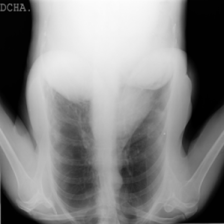
#> input picture 224x224_originaly_rotated/224x224_COVID-257.png, 224 x 224 px; its folder holds only this picture in this run
$ python -i extract_features.py   (imports and definitions only)   (older library calls are emulated)
#> lines starting #> are read from the running program, lines starting #| are printed output that depends on the picture
#> further down, picture is the input picture: shape (224, 224, 3); min 0, max 253, mean 131.9
# -*- coding: utf-8 -*-
import builtins
import os

import cv2
import numpy as np
from scipy.stats import kurtosis, skew
from skimage.feature.texture import graycomatrix, graycoprops


# Function to extract basic statistical features from an image
def extract_features(image) -> np.array:
    """
    extract_features extracts statistical features from a chest X-ray image.

    Input:
    image: np.array: Image as a numpy array

    Output:
    features: np.array: Extracted features
    """

    # Compute descriptive statistics
    mean = np.mean(image)
#> mean = 131.9
    std_dev = np.std(image)
#> std_dev = 78.84
    var = np.var(image)
#> var = 6215.2
    skewness = skew(image.flatten())
#> skewness = -0.341
    kurt = kurtosis(image.flatten())
#> kurt = -1.04

    hist = cv2.calcHist([image], [0], None, [256], [0, 256]).flatten()
#> hist = 256 values, max 4042 at index 1, min 0 at index 254, mean 196
    hist_mean = np.mean(hist)
#> hist_mean = 196
    hist_std = np.std(hist)
#> hist_std = 280.1

    sobelx = cv2.Sobel(image, cv2.CV_64F, 1, 0, ksize=5)
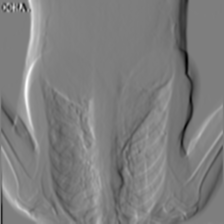
#> sobelx: shape (224, 224, 3) float64; min -4662, max 4727, mean -15.2; drawn with min black and max white
    sobely = cv2.Sobel(image, cv2.CV_64F, 0, 1, ksize=5)
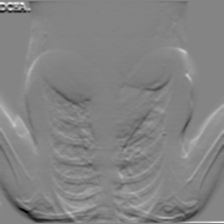
#> sobely: shape (224, 224, 3) float64; min -4053, max 3726, mean -50.2; drawn with min black and max white
    edge_mean = np.mean(sobelx) + np.mean(sobely)
#> edge_mean = -65.48
    edge_var = np.var(sobelx) + np.var(sobely)
#> edge_var = 615151.4

#> (the run stopped early here; a loop or call above may not have finished)

$ run again, on 224x224_originaly_rotated/224x224_COVID-3063.png
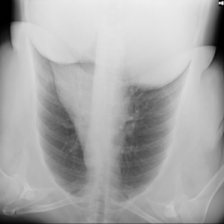
#> input picture 224x224_originaly_rotated/224x224_COVID-3063.png, 224 x 224 px
#> picture is the input picture: shape (224, 224, 3); min 0, max 242, mean 169.7
#> mean = 169.7
#> std_dev = 46.55
#> var = 2167.2
#> skewness = -1.16
#> kurt = 1.53
#> hist = 256 values, max 909 at index 186, min 0 at index 239, mean 196
#> hist_mean = 196
#> hist_std = 200.7
#> in extract_features, `sobelx = cv2.Sobel(image, cv2.CV_64F, 1, 0, ksize=5)`:
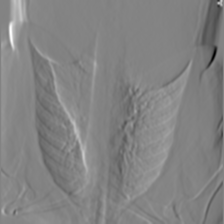
#> sobelx: shape (224, 224, 3) float64; min -4979, max 4677, mean -16.5; drawn with min black and max white
#> in extract_features, `sobely = cv2.Sobel(image, cv2.CV_64F, 0, 1, ksize=5)`:
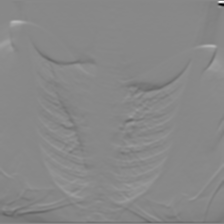
#> sobely: shape (224, 224, 3) float64; min -9235, max 8002, mean -59.4; drawn with min black and max white
#> edge_mean = -75.91
#> edge_var = 336896.7

$ run again, on 224x224_originaly_rotated/224x224_COVID-3342.png
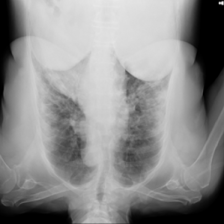
#> input picture 224x224_originaly_rotated/224x224_COVID-3342.png, 224 x 224 px
#> picture is the input picture: shape (224, 224, 3); min 0, max 242, mean 140.4
#> mean = 140.4
#> std_dev = 67.5
#> var = 4556.5
#> skewness = -0.766
#> kurt = -0.451
#> hist = 256 values, max 3609 at index 0, min 0 at index 233, mean 196
#> hist_mean = 196
#> hist_std = 259.4
#> in extract_features, `sobelx = cv2.Sobel(image, cv2.CV_64F, 1, 0, ksize=5)`:
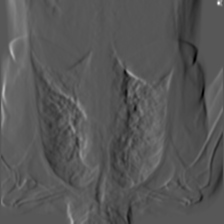
#> sobelx: shape (224, 224, 3) float64; min -3775, max 7260, mean 1.3; drawn with min black and max white
#> in extract_features, `sobely = cv2.Sobel(image, cv2.CV_64F, 0, 1, ksize=5)`:
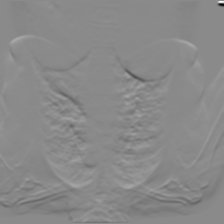
#> sobely: shape (224, 224, 3) float64; min -9523, max 7992, mean -79.4; drawn with min black and max white
#> edge_mean = -78.08
#> edge_var = 479850.1

$ run again, on 224x224_originaly_rotated/224x224_COVID-3419.png
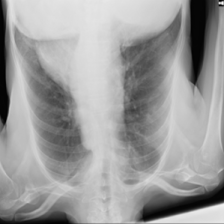
#> input picture 224x224_originaly_rotated/224x224_COVID-3419.png, 224 x 224 px
#> picture is the input picture: shape (224, 224, 3); min 1, max 245, mean 156.8
#> mean = 156.8
#> std_dev = 55.12
#> var = 3038
#> skewness = -1.08
#> kurt = 0.598
#> hist = 256 values, max 657 at index 190, min 0 at index 0, mean 196
#> hist_mean = 196
#> hist_std = 177.8
#> in extract_features, `sobelx = cv2.Sobel(image, cv2.CV_64F, 1, 0, ksize=5)`:
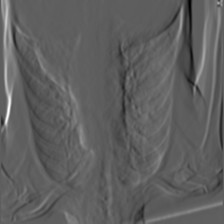
#> sobelx: shape (224, 224, 3) float64; min -4913, max 8289, mean 46.8; drawn with min black and max white
#> in extract_features, `sobely = cv2.Sobel(image, cv2.CV_64F, 0, 1, ksize=5)`:
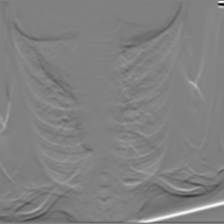
#> sobely: shape (224, 224, 3) float64; min -8286, max 8031, mean -32.8; drawn with min black and max white
#> edge_mean = 13.94
#> edge_var = 1059525.9
